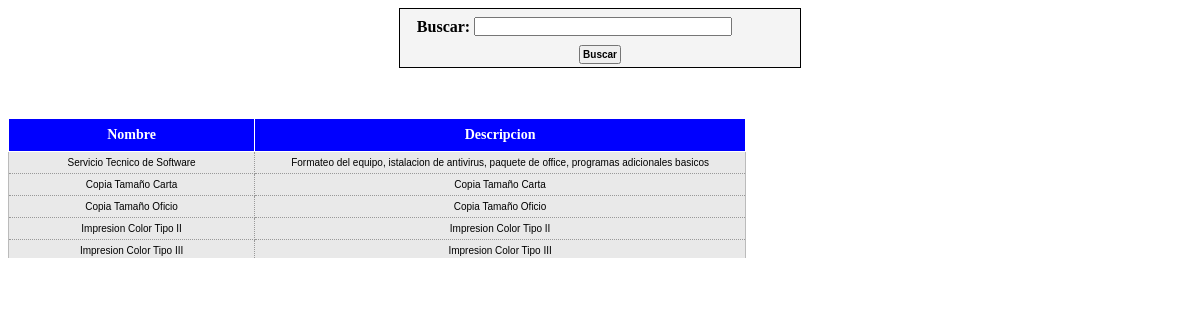
Screenshot of /listado_servicios_ajuste.php with the database file from the repository.
### tables this page shows
CREATE TABLE IF NOT EXISTS `productos` (
  `id_productos` int(11) NOT NULL AUTO_INCREMENT,
  `marca` varchar(45) DEFAULT NULL,
  `modelo` varchar(45) DEFAULT NULL,
  `nombre` varchar(45) DEFAULT NULL,
  `descripcion` varchar(500) DEFAULT NULL,
  `tipo` varchar(20) NOT NULL,
  PRIMARY KEY (`id_productos`)
);

### listado_servicios_ajuste.php (the view, shortened to what this page needs)
<?php
extract($_POST);
extract($_GET);
 require_once("Connections/conexion.php");
?><!DOCTYPE html PUBLIC "-//W3C//DTD XHTML 1.0 Transitional//EN" "http://www.w3.org/TR/xhtml1/DTD/xhtml1-transitional.dtd">
<html xmlns="http://www.w3.org/1999/xhtml">
<head>
<link type="text/css" rel="stylesheet" href="css/custom-theme/jquery-ui-1.8.16.custom.css" charset="utf-8" />
<link type="text/css" rel="stylesheet" href="css/estilo.css" charset="utf-8" />
<link type="text/css" rel="stylesheet" href="css/prettyPhoto.css" media="screen" title="prettyPhoto main stylesheet" charset="utf-8" />
<link href="css.css" rel="stylesheet" type="text/css" />
</head>
<body>
<form id="form1" name="form1" method="post" action="">
<div style="overflow:scroll; width:100%; height:250px;">
<div class="divBorder"  style="width:400px;">
  <table width="400" class="tblFiltro">
    <tr b="b">
      <td width="54" height="29" align="right" class="negrita">Buscar:</td>
      <td width="261"><input type="text" name="fBuscar" id="fBuscar" value="<?=$fBuscar?>" style="width:250px;"/></td>
    </tr>
    <tr>
      <td colspan="2" align="center"><input type="submit" class="negrita" value="Buscar" /></td>
    </tr>
</table>
</div>
<p>&nbsp;</p>
<div style="overflow:scroll; width:900px; height:300px;">
  <table width="82%" align="left" class="tblLista">
    <thead>
      <tr>
        <th width="142" scope="col">Nombre</th>
        <th width="300" scope="col">Descripcion</th>
      </tr>
    </thead>
    <tbody>
    <?php
	$sql = "SELECT *
			FROM productos where tipo='servicio'
			$filtro
			";
	$query = mysql_query($sql,$conexion) or die ($sql.mysql_error());
			while ($field = mysql_fetch_array($query)) {
		$query_compra_Productos = "SELECT * FROM compra_productos where producto='$field[id_productos]' and transaccion!='ELIMINADO POR MODIFICACION' order by id_compra_productos desc";
		$compra_Productos = mysql_query($query_compra_Productos, $conexion) or die(mysql_error());
		$row_compra_Productos = mysql_fetch_assoc($compra_Productos);
		$query_compras = "SELECT * FROM compras where num_fac='$row_compra_Productos[factura]'";
		$compras = mysql_query($query_compras, $conexion) or die(mysql_error());
		$row_compras = mysql_fetch_assoc($compras);
			?>
    <tr class="trListaBody" onclick="selListado2('<?=$field['marca']?>', '<?=($field['nombre'])?>', 'marca', 'nombre', '<?=$field['id_productos']?>', 'id_productos', '<?=($field['tipo'])?>','tipo', '<?=$row_compra_Productos['precio']?>','precioCompra','<?=($row_compras['fecha'])?>','fechaCompra');" id="<?=$field['id_productos']?>">
      <td align="center" ><?=($field['nombre'])?></td>
      <td align="center" ><?=($field['descripcion'])?></td>
    </tr>
    <?
	}
	?>
    </tbody>
  </table>
</div>
</div>
</form>
</body>
</html>

### css/estilo.css (style rules this page uses)
.tblLista { border-collapse:collapse; border:solid 1px #BBBBBB; margin-left:auto; margin-right:auto; }
.tblLista tbody td { padding:5px; border:1px dotted #999; }
.tblLista thead th { font-size: 14px; font-weight: bold; color: #FFFFFF; background-color: #0000FF; padding: 8px; border: 1px #FFF solid; }
.trListaBody { background-color:#E9E9E9; font-family: "Lucida Grande", Verdana, Arial, Helvetica, sans-serif; font-size:10px; height:20px; }
input { font-family: Arial, "Times New Roman", Times, serif; font-size: 10px; color:#000000; padding:2px; }
.tblFiltro { font-weight: bold; background-color: #f4f4f4; margin-left: auto; margin-right: auto; }
.divBorder { border:solid 1px #000000; margin-left:auto; margin-right:auto; }

### css.css (style rules this page uses)
.negrita { font-weight: bold; }
.trListaBody { background-color:#E9E9E9; }
.tblLista { border-collapse:collapse; border:solid 1px #BBBBBB; margin-left:auto; margin-right:auto; }

### rows the page displays
productos: nombre "Servicio Tecnico de Software", descripcion "Formateo del equipo, istalacion de antivirus, paquete de office, programas adicionales basicos"
productos: nombre "Copia Tamaño Carta", descripcion "Copia Tamaño Carta"
productos: nombre "Copia Tamaño Oficio", descripcion "Copia Tamaño Oficio"
productos: nombre "Impresion Color Tipo II", descripcion "Impresion Color Tipo II"
productos: nombre "Impresion Color Tipo III", descripcion "Impresion Color Tipo III"
